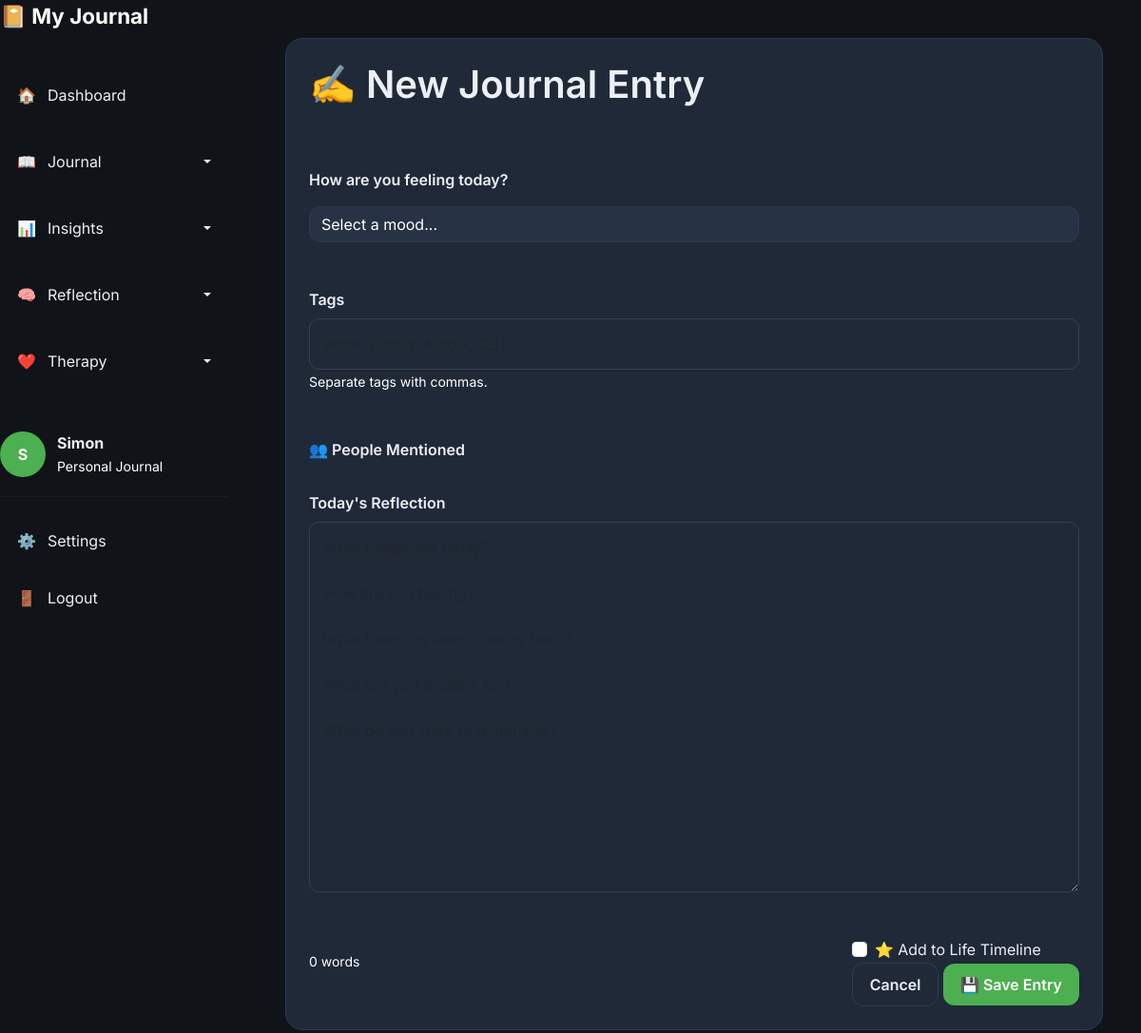
The page /journal/new (signed in) on the database as committed earlier.
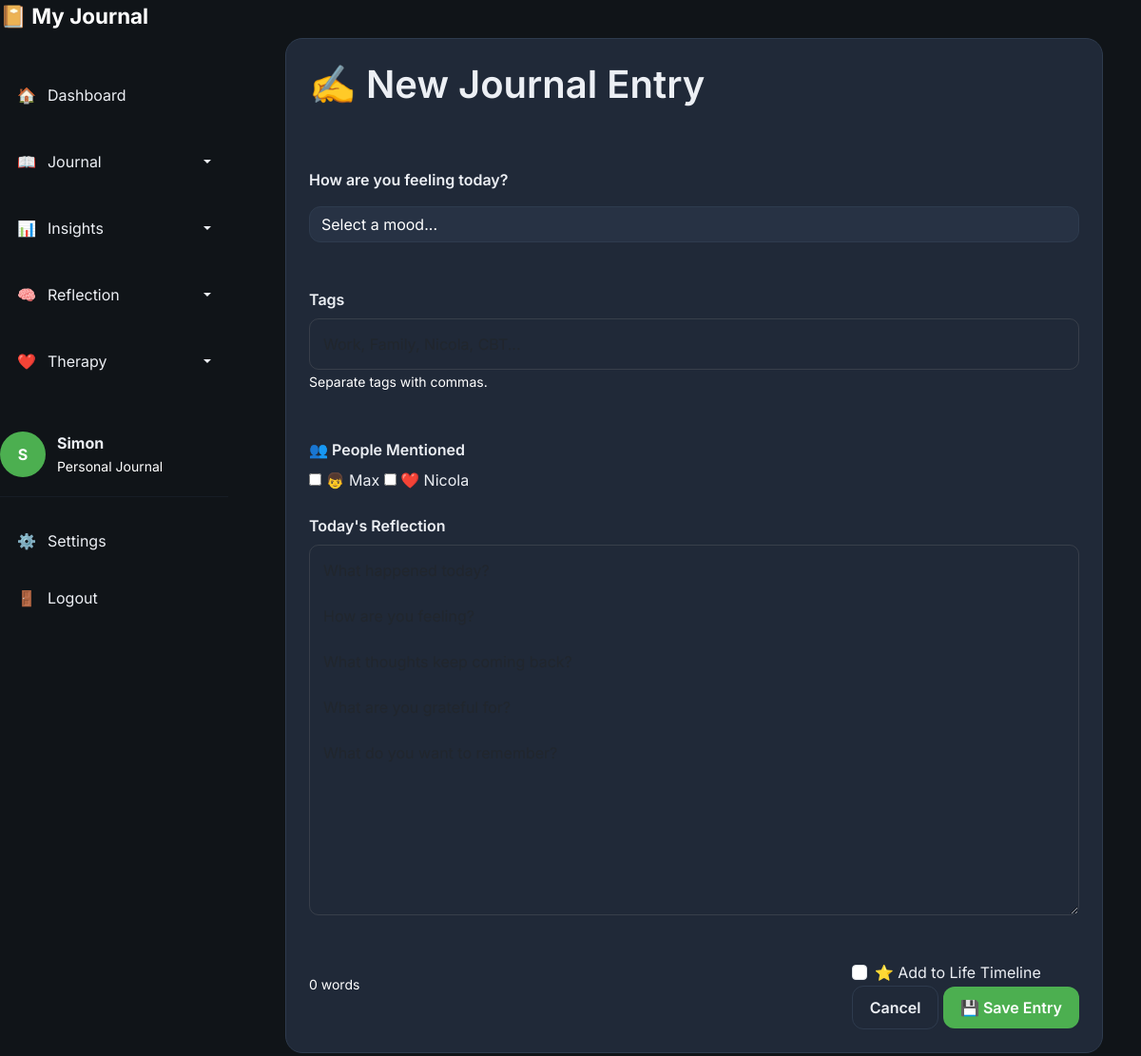
The same page on the database as committed later.
### models/people.py (models this page shows)
class Person(db.Model):
    __tablename__ = "person"
    id = db.Column(
        db.Integer,
        primary_key=True
    )
    user_id = db.Column(
        db.Integer,
        db.ForeignKey("user.id"),
        nullable=False
    )
    name = db.Column(
        db.String(100),
        nullable=False
    )
    emoji = db.Column(
        db.String(10),
        default="🙂"
    )
    colour = db.Column(
        db.String(20),
        default="#6d5dfc"
    )
    relationship_type = db.Column(
        db.String(30),
        default="Other"
    )
    notes = db.Column(
        db.Text
    )
    favourite = db.Column(
        db.Boolean,
        default=False
    )
    active = db.Column(
        db.Boolean,
        default=True
    )
    entries = db.relationship(
    "Entry",
    secondary=entry_people,
    back_populates="people"
)

### routes/journal.py (the view, shortened to what this page needs)
@journal_bp.route("/journal/new", methods=["GET", "POST"])
@login_required
def new_entry():
    people = (
            Person.query
            .filter_by(user_id=current_user.id, active=True)
            .order_by(Person.name)
            .all()
            )
    return render_template(
        "new_entry.html",
        moods=MOODS,
        people=people
    )

### routes/auth.py (called while the page is built)
@login_manager.user_loader
def load_user(user_id):
    return User.query.get(int(user_id))

### templates/new_entry.html (shortened to what this page needs)
{% extends "base.html" %}
{% block content %}
<div class="content-wrapper">
    <div class="card">
        <div class="mb-5">
            <h1>✍️ New Journal Entry</h1>
        </div>
        <form method="POST">
            <div class="mb-5">
                <label class="form-label mb-3">
                    How are you feeling today?
                </label>
                    <select
                    name="mood_score"
                    class="form-select"
                    required
                >
                    <option value="">
                        Select a mood...
                    </option>
                </select>
            </div>
            <div class="mb-5">
                <label class="form-label">
                    Tags
                </label>
                <input
                    type="text"
                    name="tags"
                    class="form-control"
                    placeholder="Work, Family, Nicola, CBT...">
                <small>
                    Separate tags with commas.
                </small>
            </div>
            <div class="mb-4">
                <label class="form-label">
                    👥 People Mentioned
                </label>
                <div class="people-selector">
                    {% for person in people %}
                    <label class="person-option">
                        <input
                            type="checkbox"
                            name="people"
                            value="{{ person.id }}">
                        <span class="person-pill">
                            {{ person.emoji }}
                            {{ person.name }}
                        </span>
                    </label>
                    {% endfor %}
                </div>
            </div>
            <div class="mb-4">
                <label class="form-label">
                    Today's Reflection
                </label>
                <textarea
                    name="content"
                    class="form-control journal-editor"
                    rows = "15"
                    placeholder=
"What happened today?
How are you feeling?
What thoughts keep coming back?
What are you grateful for?
What do you want to remember?"
                    required></textarea>
            </div>
            <div class="d-flex justify-content-between align-items-center mt-4">
                <small id="word-count">
                    0 words
                </small>
                <div>
            <div class="form-check mt-4">
                <input
                    class="form-check-input"
                    type="checkbox"
                    name="is_timeline_event"
                    id="timeline">
                <label
                    class="form-check-label"
                    for="timeline">
                    ⭐ Add to Life Timeline
                </label>
            </div>
                    <a href="{{ url_for('dashboard.dashboard') }}"
                       class="btn btn-secondary">
                        Cancel
                    </a>
                    <button
                        class="btn btn-primary"
                        type="submit">
                        💾 Save Entry
                    </button>
                </div>
            </div>
        </form>
    </div>
</div>
{% endblock %}

Rows that differ between the two databases and show on the page:
added Person: emoji "👦", name "Max"
added Person: emoji "❤️", name "Nicola"
